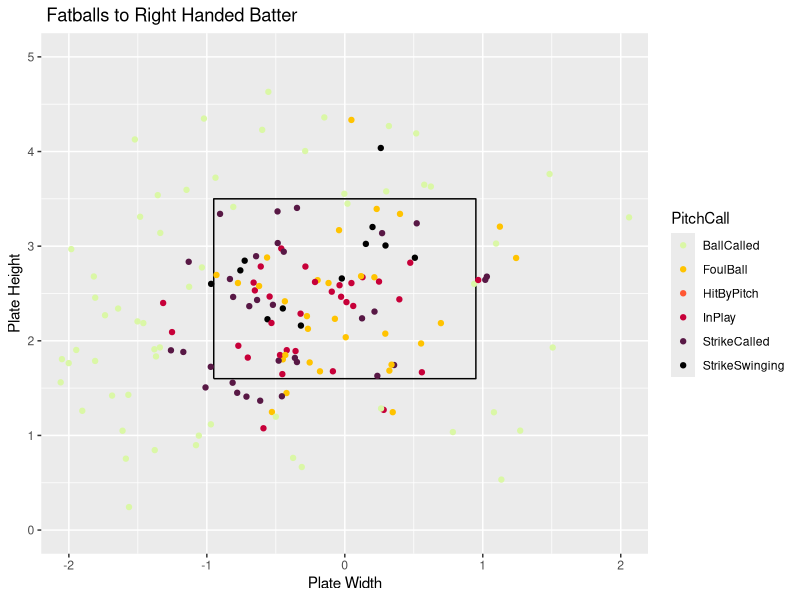
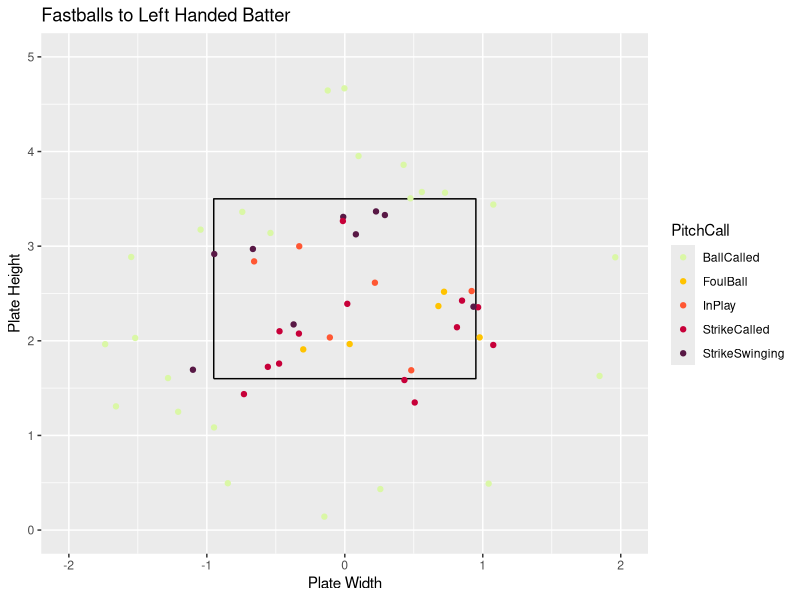

The R script that drew these images, in order:
## ---- chunk 1
knitr::opts_chunk$set(fig.align = "center", fig.width = 4, fig.height = 4, comment = NA, message = FALSE, warning = FALSE, echo = FALSE)
library(readr)
library(dplyr)
library(ggplot2)
library(tidyverse)
Master <- read_csv("Master.csv")
Pitcher <- Master %>%
  filter(Pitcher == "Sprinkle, Will")
x <- c(-.95,.95,.95,-.95,-.95)
z <- c(1.6,1.6,3.5,3.5,1.6)
sz <- data_frame(x, z)
## ---- chunk 2
FastballsThrownR <- Pitcher %>%
  filter(TaggedPitchType == "Fastball" & BatterSide == "Right" & RelSpeed)
ggplot() +
  geom_path(data = sz, aes(x = x, y = z)) +
  coord_equal() +
  xlab("Plate Width") +
  ylab("Plate Height") +
  ggtitle(" Fatballs to Right Handed Batter") +
  geom_point(data = FastballsThrownR,aes(x = PlateLocSide, y = PlateLocHeight, color = PitchCall)) +
  coord_cartesian(xlim = c(-2, 2), ylim = c(0, 5)) +
  scale_color_discrete(limits = c("StrikeSwinging" ,"StrikeCalled", "BallCalled", "HitByPitch", "InPlay", "FoulBall", "Undefined")) +
  scale_color_manual(values = c("#DAF7A6","#FFC300", "#FF5733", "#C70039", "#581845", "#000000", "#009E73"))
## ---- chunk 3
FastballsThrownL <- Pitcher %>%
  filter(TaggedPitchType == "Fastball" & BatterSide == "Left")
ggplot() +
  geom_path(data = sz, aes(x = x, y = z)) +
  coord_equal() +
  xlab("Plate Width") +
  ylab("Plate Height") +
  ggtitle("Fastballs to Left Handed Batter") +
  geom_point(data = FastballsThrownL,aes(x = PlateLocSide, y = PlateLocHeight, color = PitchCall)) +
  coord_cartesian(xlim = c(-2, 2), ylim = c(0, 5)) +
  scale_color_discrete(limits = c("StrikeSwinging" ,"StrikeCalled", "BallCalled", "HitByPitch", "InPlay", "FoulBall", "Undefined")) +
  scale_color_manual(values = c("#DAF7A6","#FFC300", "#FF5733", "#C70039", "#581845", "#000000", "#009E73"))
